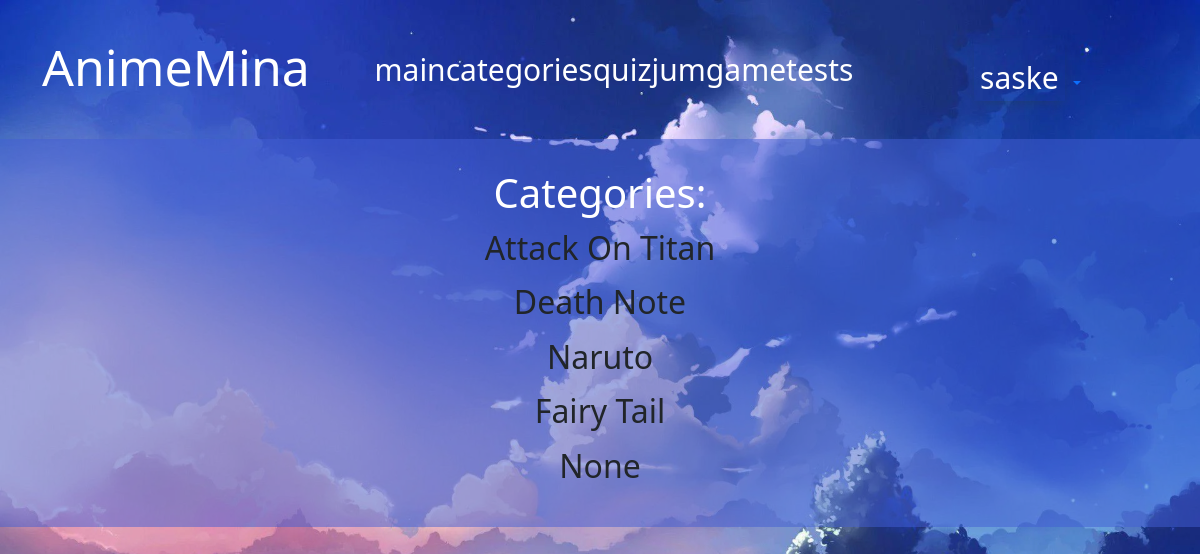
/category_menu/ (signed in), run on the app's committed database.
### cosplayers/models.py (models this page shows, shortened)
class Category(models.Model):
    name = models.CharField(max_length=100)
    def __str__(self):
        return self.name

### cosplayers/views.py (the view)
# urls.py: path('category_menu/',CategoryMenuView, name = 'category_menu'),
def CategoryMenuView(request):
    cat_menu_list = Category.objects.all()
    return render(request, 'category_menu.html', {'cat_menu_list': cat_menu_list})

### cosplayers/templates/category_menu.html (shortened to what this page needs)
{% extends 'base.html' %}
{% block content %}
<div class = "newsWrapper">
<h1>Categories:</h1>
  {% for item in cat_menu_list %}
    <h2> <a class="dropdown-item" href="{% url 'category' item %}"> {{ item }} </a>
    </h2>
  {% endfor%}
</div>
{% endblock %}

### cosplayers/templates/base.html (shortened to what this page needs)
<!DOCTYPE html>
 {% load static %}
<html lang="en">
<head>
    <link rel="stylesheet" href="{% static 'css/main.css' %}">
    <link href="https://cdn.jsdelivr.net/npm/bootstrap@5.1.3/dist/css/bootstrap.min.css" rel="stylesheet"
>
</head>
<header class="header">
    <div class="container-xl">
        <div class="row justify-content-between">
            <div class="col-xl-3">
                <a href="/" class="mainLogo">AnimeMina</a>
            </div>
            <div class="col-xl-5">
                <nav>
                    <a href="{% url 'mainpage' %}">main</a>
                    <a href="{% url 'category_menu' %}">categories</a>
                    <a href="{% url 'quiz' %}">quiz</a>
                    <a href="{% url 'jumgame' %}">jumgame</a>
                    <a href="{% url 'test' %}">tests</a>
                </nav>
            </div>
            <div class="col-xl-3" style="display: flex; justify-content: space-around">
            {% if user.is_authenticated%}
                 <ul class="navbar-nav ml-auto">
                 <li class="nav-item dropdown">
          <a class="nav-link dropdown-toggle"  id="navbarDropdownMenuLink" role="button" data-bs-toggle="dropdown" aria-expanded="false">
              <button > {{ user.username }} </button>
          </a>
         {% endif %}
        </ul>
            </div>
        </div>
    </div>
</header>
<body>
{% block content %}
{% endblock %}
</body>

### cosplayers/static/css/main.css (style rules this page uses)
.header { padding:30px 0 }
.mainLogo { font-weight:500;color:#fff;text-decoration:none;font-size:50px }
.header nav { display:flex;justify-content:space-between;padding-top:17px }
.header nav a { text-decoration:none;color:#fff;font-size:30px }
.header button { padding-top:17px;border:none;background-color:transparent;color:#fff;font-size:30px }
.newsWrapper { background:rgba(67,95,213,.5); text-align:center; margin-left: auto; margin-right: auto; }
.newsWrapper { font-weight:400;font-size:19px;color:#fff;line-height:22px;padding:30px }
a { transition:all .2s 0s ease }
button { transition:all .2s 0s ease;box-shadow:0 5px 14px -5px rgba(34,60,80,.6) }
body { background-image:url("/static/img/main.png") ;background-size:cover }

### data on the page
Category: name "Attack On Titan"
Category: name "Death Note"
Category: name "Naruto"
Category: name "Fairy Tail"
Category: name "None"

### other printed values
{{ user.username }} "saske"
